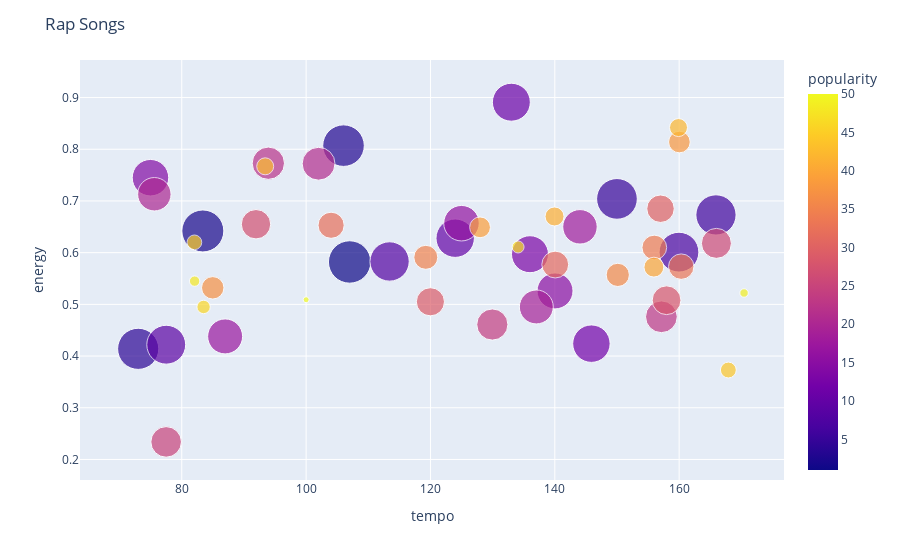
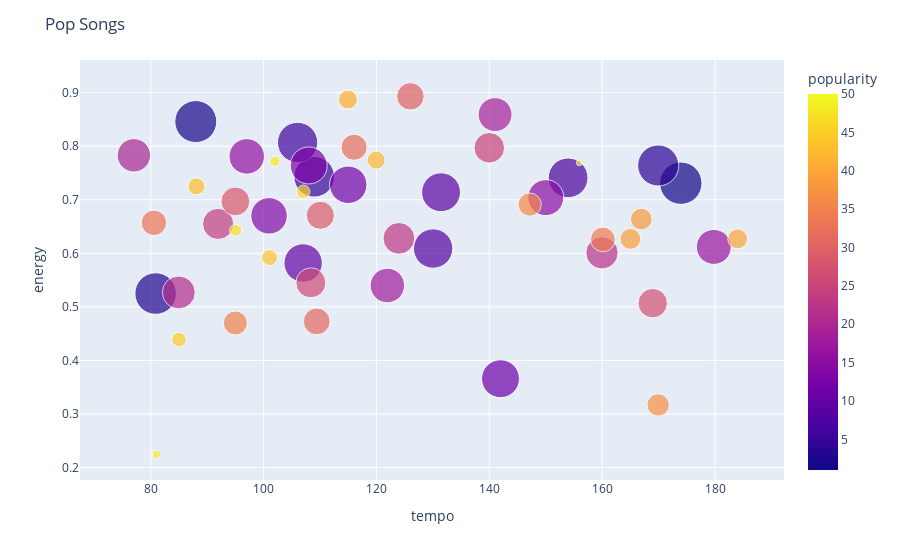

Notebook source saved alongside these figures, in order:
### Code cell
# These lines of code create two scatter plots using the plotly express library, one for the rap songs and one for the pop songs. The x-axis represents the tempo, the y-axis represents the energy level, and the size of the data points represents the popularity ranking of the songs in reverse order. The color of the data points represents the actual popularity ranking of the songs. The hover text displays the song name. The maximum size of the data points is set to 30.

fig = px.scatter(df_plot_rap, x='tempo', y='energy', size='size', color='popularity', hover_name='song', size_max=30)
fig.update_layout(title='Rap Songs')
fig.show()

fig = px.scatter(df_plot_pop, x='tempo', y='energy', size='size', color='popularity', hover_name='song', size_max=30)
fig.update_layout(title='Pop Songs')
fig.show()

### Figure 1 — Plotly figure (JSON) as saved in the notebook; plotly's stock layout.template omitted (floating-point values rounded to 4 significant figures)
{"data": [{"hovertemplate": "<b>%{hovertext}</b><br><br>tempo=%{x}<br>energy=%{y}<br>size=%{marker.size}<br>popularity=%{marker.color}<extra></extra>", "hovertext": ["First Class", "Wait For U", "Big Energy", "Super Gremlin", "Industry Baby", "Jimmy Cooks", "Vegas", "In A Minute", "Pushin P", "Sweetest Pie", "Super Freaky Girl", "Knife Talk", "Way 2 Sexy", "Broadway Girls", "What Happened To Virgil", "Puffin On Zootiez", "Girls Want Girls", "To The Moon!", "Sticky", "Who Want Smoke??", "Betty (Get Money)", "Cooped Up", "F.N.F. (Let's Go)", "Staying Alive", "Sleazy Flow", "Right On", "Get Into It (Yuh)", "By Your Side", "Do We Have A Problem?", "Hot Shit", "Silent Hill", "Freaky Deaky", "Me Or Sum", "Ahhh Ha", "P Power", "Nail Tech", "Scorpio", "Tomorrow 2", "Hotel Lobby (Unc And Phew)", "Too Easy", "N95", "Rumors", "Chosen", "Dah Dah DahDah", "Handsomer", "Already Dead", "Family Ties", "Alone", "Plan B", "Billie Eilish."], "legendgroup": "", "marker": {"color": [1, 2, 3, 4, 5, 6, 7, 8, 9, 10, 11, 12, 13, 14, 15, 16, 17, 18, 19, 20, 21, 22, 23, 24, 25, 26, 27, 28, 29, 30, 31, 32, 33, 34, 35, 36, 37, 38, 39, 40, 41, 42, 43, 44, 45, 46, 47, 48, 49, 50], "coloraxis": "coloraxis", "size": [50, 49, 48, 47, 46, 45, 44, 43, 42, 41, 40, 39, 38, 37, 36, 35, 34, 33, 32, 31, 30, 29, 28, 27, 26, 25, 24, 23, 22, 21, 20, 19, 18, 17, 16, 15, 14, 13, 12, 11, 10, 9, 8, 7, 6, 5, 4, 3, 2, 1], "sizemode": "area", "sizeref": 0.05556, "symbol": "circle"}, "mode": "markers", "name": "", "orientation": "v", "showlegend": false, "type": "scatter", "x": [107.0, 83.39, 106.0, 72.99, 150.0, 165.9, 160.0, 113.4, 77.5, 124.0, 133.0, 145.9, 136.0, 74.97, 140.0, 125.0, 86.97, 144.0, 137.0, 75.59, 102.0, 93.92, 157.1, 130.0, 77.49, 166.0, 91.94, 158.0, 120.0, 157.0, 140.1, 104.0, 160.3, 156.0, 119.3, 150.1, 84.98, 160.0, 128.0, 155.9, 140.0, 159.9, 93.42, 167.9, 82.03, 83.51, 134.1, 82.07, 170.4, 100.0], "xaxis": "x", "y": [0.582, 0.642, 0.807, 0.414, 0.704, 0.673, 0.601, 0.583, 0.422, 0.628, 0.891, 0.424, 0.597, 0.745, 0.526, 0.657, 0.438, 0.65, 0.495, 0.713, 0.772, 0.773, 0.476, 0.461, 0.234, 0.618, 0.655, 0.508, 0.505, 0.685, 0.577, 0.653, 0.573, 0.61, 0.591, 0.557, 0.532, 0.814, 0.649, 0.572, 0.67, 0.842, 0.767, 0.373, 0.62, 0.495, 0.611, 0.545, 0.522, 0.509], "yaxis": "y"}], "layout": {"coloraxis": {"colorbar": {"title": {"text": "popularity"}}, "colorscale": [[0, "#0d0887"], [0.1111, "#46039f"], [0.2222, "#7201a8"], [0.3333, "#9c179e"], [0.4444, "#bd3786"], [0.5556, "#d8576b"], [0.6667, "#ed7953"], [0.7778, "#fb9f3a"], [0.8889, "#fdca26"], [1, "#f0f921"]]}, "legend": {"itemsizing": "constant", "tracegroupgap": 0}, "margin": {"t": 60}, "title": {"text": "Rap Songs"}, "xaxis": {"anchor": "y", "domain": [0, 1], "title": {"text": "tempo"}}, "yaxis": {"anchor": "x", "domain": [0, 1], "title": {"text": "energy"}}}}

### Figure 2 — Plotly figure (JSON) as saved in the notebook; plotly's stock layout.template omitted (floating-point values rounded to 4 significant figures)
{"data": [{"hovertemplate": "<b>%{hovertext}</b><br><br>tempo=%{x}<br>energy=%{y}<br>size=%{marker.size}<br>popularity=%{marker.color}<extra></extra>", "hovertext": ["As It Was", "Thats What I Want", "Heat Waves", "Stay", "About Damn Time", "Big Energy", "Ghost", "Need To Know", "Sunroof", "First Class", "Easy On Me", "Late Night Talking", "Woman", "I Like You (A Happier Song)", "Industry Baby", "One Right Now", "Boyfriend", "abcdefu", "Shivers", "Enemy", "Numb Little Bug", "Vegas", "Sweetest Pie", "Get Into It (Yuh)", "I Ain't Worried", "Running Up That Hill (A Deal With God)", "Bad Habit", "Bam Bam", "Better Days", "Bad Habits", "Fingers Crossed", "Cold Heart (PNAU Remix)", "Thousand Miles", "She's All I Wanna Be", "Meet Me At Our Spot", "When You're Gone", "Glimpse Of Us", "Good 4 U", "So Good", "Light Switch", "Break My Soul", "Numb", "Oh My God", "Left And Right", "Love Me More", "Music For A Sushi Restaurant", "2step", "Betty (Get Money)", "Happier Than Ever", "2 Be Loved (Am I Ready)"], "legendgroup": "", "marker": {"color": [1, 2, 3, 4, 5, 6, 7, 8, 9, 10, 11, 12, 13, 14, 15, 16, 17, 18, 19, 20, 21, 22, 23, 24, 25, 26, 27, 28, 29, 30, 31, 32, 33, 34, 35, 36, 37, 38, 39, 40, 41, 42, 43, 44, 45, 46, 47, 48, 49, 50], "coloraxis": "coloraxis", "size": [50, 49, 48, 47, 46, 45, 44, 43, 42, 41, 40, 39, 38, 37, 36, 35, 34, 33, 32, 31, 30, 29, 28, 27, 26, 25, 24, 23, 22, 21, 20, 19, 18, 17, 16, 15, 14, 13, 12, 11, 10, 9, 8, 7, 6, 5, 4, 3, 2, 1], "sizemode": "area", "sizeref": 0.05556, "symbol": "circle"}, "mode": "markers", "name": "", "orientation": "v", "showlegend": false, "type": "scatter", "x": [173.9, 87.98, 80.87, 169.9, 109.0, 106.0, 154.0, 130.0, 131.4, 107.0, 142.0, 115.0, 108.0, 101.0, 150.0, 97.01, 179.8, 121.9, 141.0, 77.01, 84.97, 160.0, 124.0, 91.94, 140.0, 108.4, 169.0, 95.0, 110.1, 126.0, 109.4, 116.0, 80.56, 160.1, 95.0, 147.1, 169.9, 166.9, 165.0, 184.0, 114.9, 120.0, 88.1, 101.1, 85.0, 107.0, 95.06, 102.0, 81.06, 155.9], "xaxis": "x", "y": [0.731, 0.846, 0.525, 0.764, 0.743, 0.807, 0.741, 0.609, 0.714, 0.582, 0.366, 0.728, 0.764, 0.67, 0.704, 0.781, 0.612, 0.54, 0.859, 0.783, 0.527, 0.601, 0.628, 0.655, 0.797, 0.545, 0.507, 0.697, 0.671, 0.893, 0.473, 0.798, 0.657, 0.626, 0.47, 0.691, 0.317, 0.664, 0.627, 0.627, 0.887, 0.774, 0.725, 0.592, 0.439, 0.715, 0.643, 0.772, 0.225, 0.769], "yaxis": "y"}], "layout": {"coloraxis": {"colorbar": {"title": {"text": "popularity"}}, "colorscale": [[0, "#0d0887"], [0.1111, "#46039f"], [0.2222, "#7201a8"], [0.3333, "#9c179e"], [0.4444, "#bd3786"], [0.5556, "#d8576b"], [0.6667, "#ed7953"], [0.7778, "#fb9f3a"], [0.8889, "#fdca26"], [1, "#f0f921"]]}, "legend": {"itemsizing": "constant", "tracegroupgap": 0}, "margin": {"t": 60}, "title": {"text": "Pop Songs"}, "xaxis": {"anchor": "y", "domain": [0, 1], "title": {"text": "tempo"}}, "yaxis": {"anchor": "x", "domain": [0, 1], "title": {"text": "energy"}}}}
